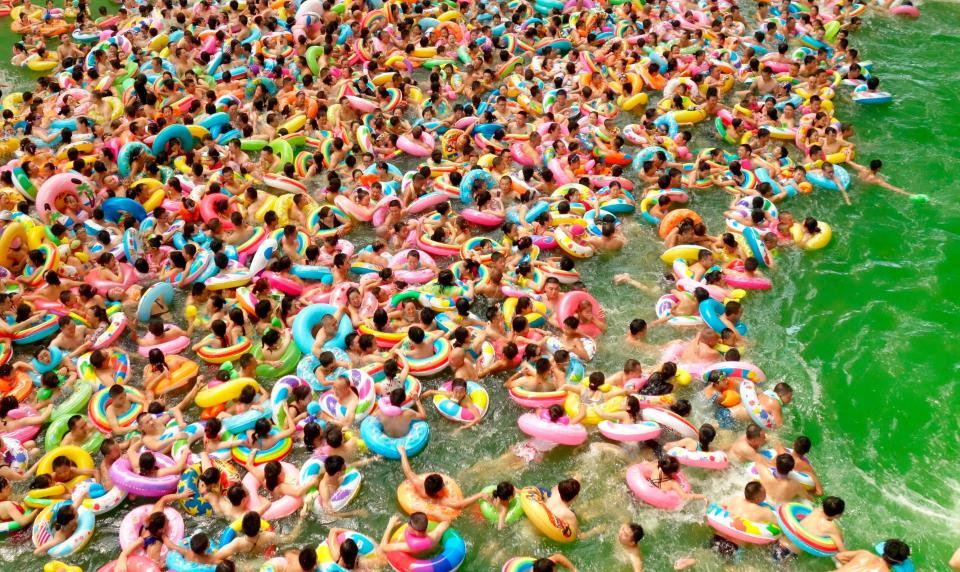
#> input picture Crop Image 1.jpg, 960 x 572 px, found by its file name
$ jupyter execute 'Crop Image Matcher.ipynb'
#> lines starting #> are read from the running program, lines starting #| are printed output that depends on the picture; after the words box and inside, x2 and y2 are one past the last pixel; in counts of white or black regions, pixels touching at a corner belong together
# Finding match of Cropped Template in an Image

[cell 1]
import cv2

## Original Image

[cell 2]
image = cv2.imread('C:\\Users\\DELL\\Desktop\\Crop Image 1.jpg')
#> image is the input picture: shape (572, 960, 3); mean B, G, R 95.4, 135.1, 147.2
cv2.imshow('Given Image', image)
cv2.waitKey(0)
cv2.destroyAllWindows()

## Template Image

[cell 3]
# Finding the template
template = cv2.imread('C:\\Users\\DELL\\Desktop\\Template 3.jpg')
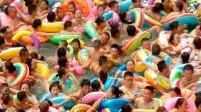
#> input picture Template 3.jpg, 201 x 112 px, found by its file name
#> template is the input picture: shape (112, 201, 3); mean B, G, R 96, 123.2, 158.8
#template = cv2.imread('C:\\Users\\DELL\\Desktop\\Template 2.jpg')
cv2.imshow('Template to match ', template)
cv2.waitKey(0)
cv2.destroyAllWindows()

[cell 4]
height, width = template.shape[:2]
#> height = 112; width = 201

print ('Height of Template Image : ', height)
#| Height of Template Image :  112
print ('Width of Template Image  : ', width )
#| Width of Template Image  :  201

# 1 TM_CCOEFF

[cell 5]
gray_image = cv2.cvtColor(image, cv2.COLOR_BGR2GRAY)
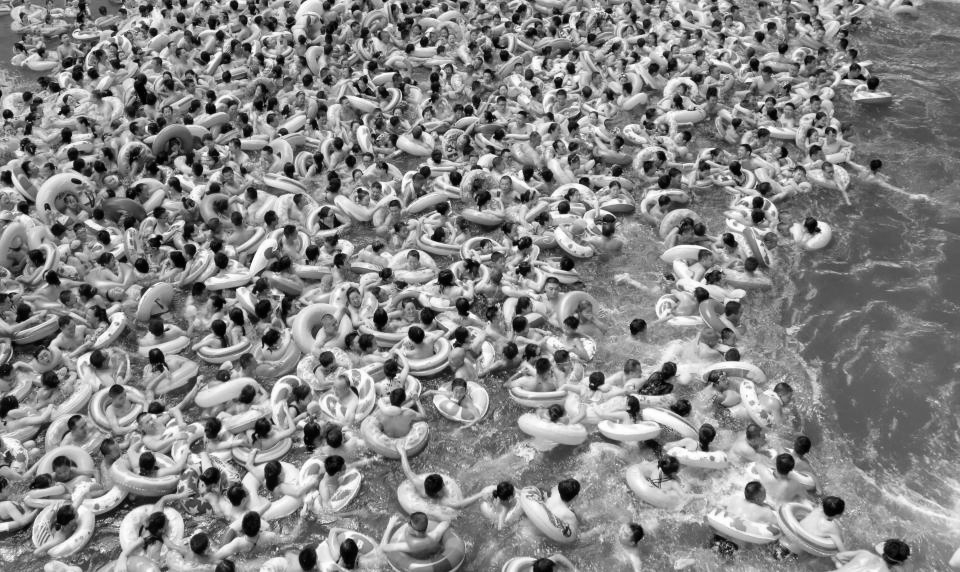
#> gray_image: shape (572, 960); min 0, max 255, mean 134.2
gray_template = cv2.cvtColor(template.copy(), cv2.COLOR_BGR2GRAY)
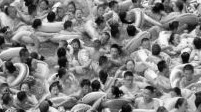
#> gray_template: shape (112, 201); min 1, max 255, mean 130.8

result = cv2.matchTemplate(gray_image, gray_template, cv2.TM_CCOEFF)
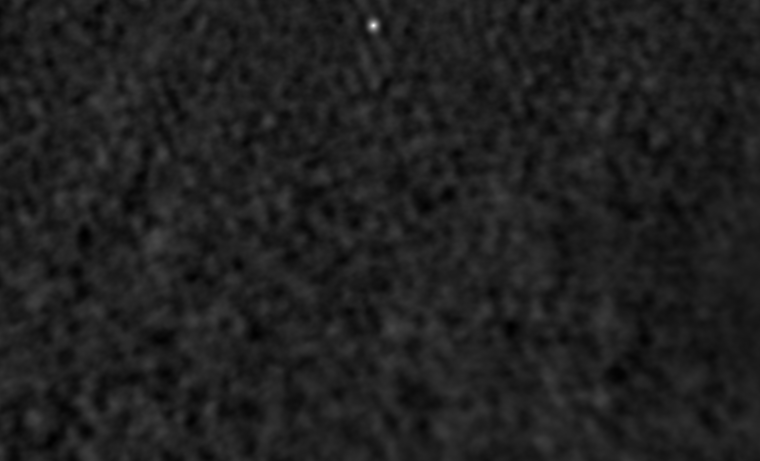
#> result: shape (461, 760) float32; min -11067336, max 76204792, mean -68541.2; drawn with min black and max white
min_val, max_val, min_loc, max_loc = cv2.minMaxLoc(result)
#> min_val = -11067336; max_val = 76204792; min_loc = (511, 327); max_loc = (373, 25)

print ('RESULT : \n', result)
#> (printed output is left out)

print ('\nmin_loc : ', min_loc )
#| min_loc :  (511, 327)
print ('max_loc : ', max_loc )
#| max_loc :  (373, 25)

top_left_coordinates = max_loc
#> top_left_coordinates = (373, 25)
bottom_right_coordinates = (top_left_coordinates[0] + 201, top_left_coordinates[1] + 112)
#> bottom_right_coordinates = (574, 137)
cv2.rectangle(image, top_left_coordinates, bottom_right_coordinates, (0,0,255), 4)
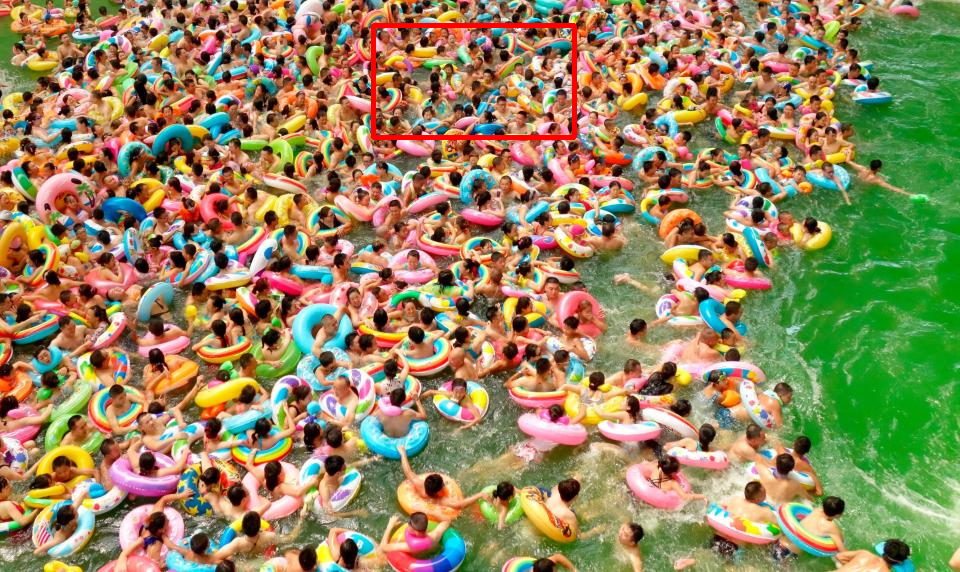
#> image: shape (572, 960, 3); 0.57% of pixels changed, all inside (x1, y1, x2, y2) = (371, 23, 577, 140)

cv2.imshow('Finding match using TM_CCOEFF', image)
cv2.waitKey(0)
cv2.destroyAllWindows()

# 2 TM_CCOEFF_NORMED

[cell 6]
gray_image = cv2.cvtColor(image, cv2.COLOR_BGR2GRAY)
gray_template = cv2.cvtColor(template.copy(), cv2.COLOR_BGR2GRAY)

result = cv2.matchTemplate(gray_image, gray_template, cv2.TM_CCOEFF_NORMED)
min_val, max_val, min_loc, max_loc = cv2.minMaxLoc(result)
#> min_val = -0.139; max_val = 0.929

print ('RESULT : \n', result)
#> (printed output is left out)

print ('\nmin_loc : ', min_loc )
#| min_loc :  (511, 327)
print ('max_loc : ', max_loc )
#| max_loc :  (373, 25)

top_left_coordinates = max_loc
bottom_right_coordinates = (top_left_coordinates[0] + 201, top_left_coordinates[1] + 112)
cv2.rectangle(image, top_left_coordinates, bottom_right_coordinates, (0,0,255), 4)

cv2.imshow('Finding match using TM_CCOEFF_NORMED', image)
cv2.waitKey(0)
cv2.destroyAllWindows()

# 3 TM_CCORR

[cell 7]
gray_image = cv2.cvtColor(image, cv2.COLOR_BGR2GRAY)
gray_template = cv2.cvtColor(template.copy(), cv2.COLOR_BGR2GRAY)

result = cv2.matchTemplate(gray_image, gray_template, cv2.TM_CCORR)
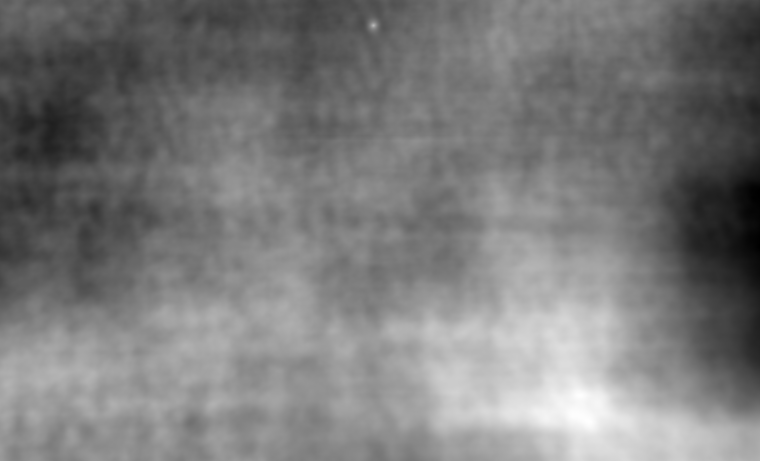
#> result: shape (461, 760) float32; min 314271104, max 493778240, mean 401026240; drawn with min black and max white
min_val, max_val, min_loc, max_loc = cv2.minMaxLoc(result)
#> min_val = 314271104; max_val = 493778240; min_loc = (759, 192); max_loc = (588, 421)

print ('RESULT : \n', result)
#> (printed output is left out)

print ('\nmin_loc : ', min_loc )
#| min_loc :  (759, 192)
print ('max_loc : ', max_loc )
#| max_loc :  (588, 421)

top_left_coordinates = max_loc
#> top_left_coordinates = (588, 421)
bottom_right_coordinates = (top_left_coordinates[0] + 201, top_left_coordinates[1] + 112)
#> bottom_right_coordinates = (789, 533)
cv2.rectangle(image, top_left_coordinates, bottom_right_coordinates, (255,0,0), 4)
#> image: shape (572, 960, 3); 0.57% of pixels changed, all inside (x1, y1, x2, y2) = (586, 419, 792, 536)

cv2.imshow('Finding match using TM_CCORR', image)
cv2.waitKey(0)
cv2.destroyAllWindows()

# 4 TM_CCORR_NORMED

[cell 8]
gray_image = cv2.cvtColor(image, cv2.COLOR_BGR2GRAY)
gray_template = cv2.cvtColor(template.copy(), cv2.COLOR_BGR2GRAY)

result = cv2.matchTemplate(gray_image, gray_template, cv2.TM_CCORR_NORMED)
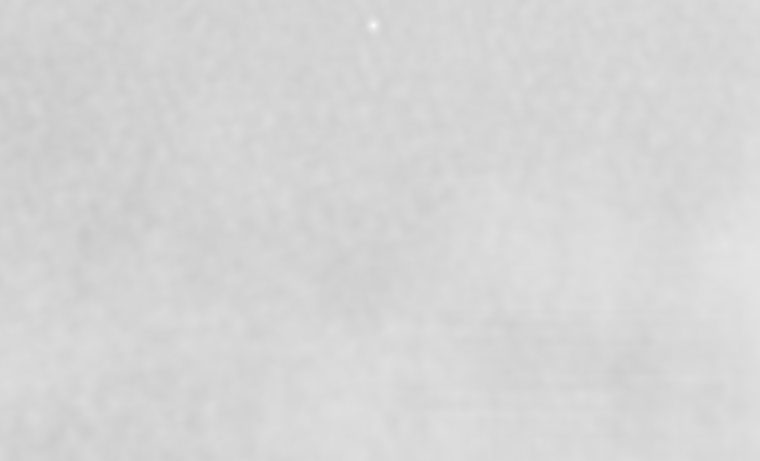
#> result: shape (461, 760) float32; min 0.79, max 0.988, mean 0.839
min_val, max_val, min_loc, max_loc = cv2.minMaxLoc(result)
#> min_val = 0.79; max_val = 0.988; min_loc = (85, 234); max_loc = (373, 25)

print ('RESULT : \n', result)
#> (printed output is left out)

print ('\nmin_loc : ', min_loc )
#| min_loc :  (85, 234)
print ('max_loc : ', max_loc )
#| max_loc :  (373, 25)

top_left_coordinates = max_loc
#> top_left_coordinates = (373, 25)
bottom_right_coordinates = (top_left_coordinates[0] + 201, top_left_coordinates[1] + 112)
#> bottom_right_coordinates = (574, 137)
cv2.rectangle(image, top_left_coordinates, bottom_right_coordinates, (255,0,0), 4)
#> image: shape (572, 960, 3); mean B, G, R 97.1, 133.5, 145.3

cv2.imshow('Finding match using TM_CCORR_NORMED', image)
cv2.waitKey(0)
cv2.destroyAllWindows()

# 5 TM_SQDIFF

[cell 9]
gray_image = cv2.cvtColor(image, cv2.COLOR_BGR2GRAY)
gray_template = cv2.cvtColor(template.copy(), cv2.COLOR_BGR2GRAY)

result = cv2.matchTemplate(gray_image, gray_template, cv2.TM_SQDIFF)
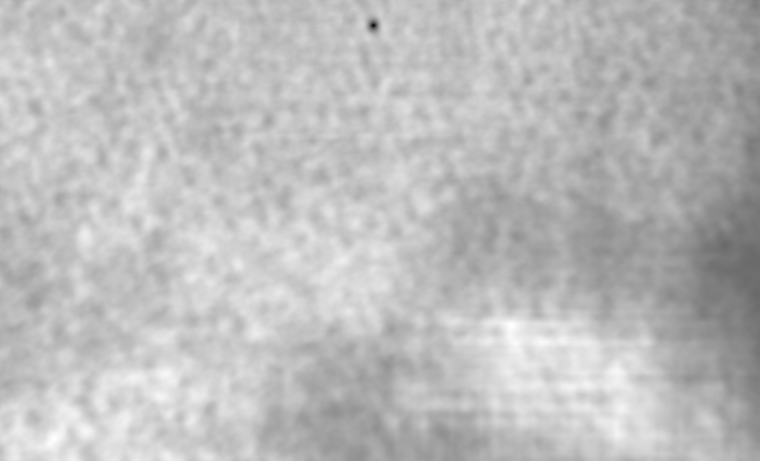
#> result: shape (461, 760) float32; min 22512032, max 202963840, mean 156099920; drawn with min black and max white
min_val, max_val, min_loc, max_loc = cv2.minMaxLoc(result)
#> min_val = 22512032; max_val = 202963840; min_loc = (373, 25); max_loc = (510, 324)

print ('RESULT : \n', result)
#> (printed output is left out)

print ('\nmin_loc : ', min_loc )
#| min_loc :  (373, 25)
print ('max_loc : ', max_loc )
#| max_loc :  (510, 324)

top_left_coordinates = max_loc
#> top_left_coordinates = (510, 324)
bottom_right_coordinates = (top_left_coordinates[0] + 201, top_left_coordinates[1] + 112)
#> bottom_right_coordinates = (711, 436)
cv2.rectangle(image, top_left_coordinates, bottom_right_coordinates, (255,255,255), 4)
#> image: shape (572, 960, 3); mean B, G, R 97.9, 134.3, 145.9

cv2.imshow('Finding match using TM_SQDIFF', image)
cv2.waitKey(0)
cv2.destroyAllWindows()

# 6  TM_SQDIFF_NORM

[cell 10]
gray_image = cv2.cvtColor(image, cv2.COLOR_BGR2GRAY)
gray_template = cv2.cvtColor(template.copy(), cv2.COLOR_BGR2GRAY)

result = cv2.matchTemplate(gray_image, gray_template, cv2.TM_SQDIFF_NORMED)
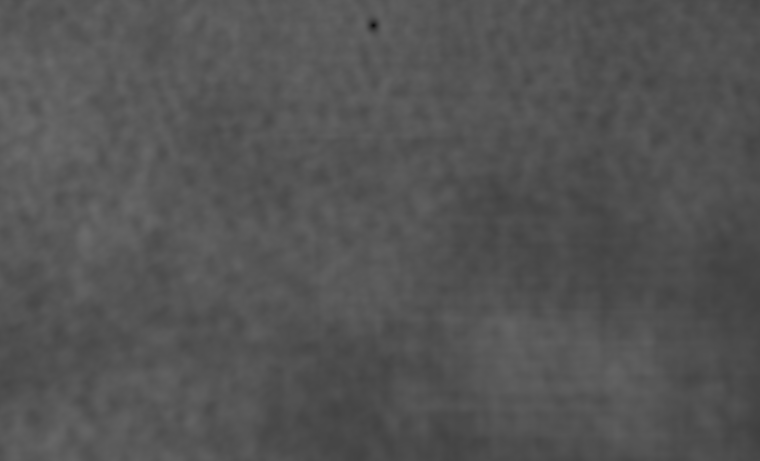
#> result: shape (461, 760) float32; min 0.0505, max 0.421, mean 0.331
min_val, max_val, min_loc, max_loc = cv2.minMaxLoc(result)
#> min_val = 0.0505; max_val = 0.421; max_loc = (85, 234)

print ('RESULT : \n', result)
#> (printed output is left out)

print ('\nmin_loc : ', min_loc )
#| min_loc :  (373, 25)
print ('max_loc : ', max_loc )
#| max_loc :  (85, 234)

top_left_coordinates = max_loc
#> top_left_coordinates = (85, 234)
bottom_right_coordinates = (top_left_coordinates[0] + 201, top_left_coordinates[1] + 112)
#> bottom_right_coordinates = (286, 346)
cv2.rectangle(image, top_left_coordinates, bottom_right_coordinates, (255,255,255), 4)
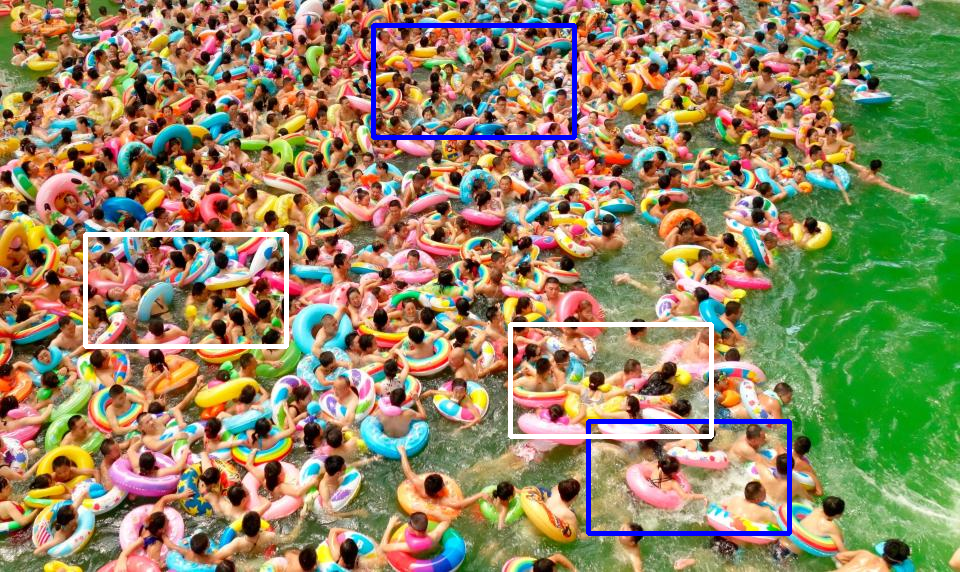
#> image: shape (572, 960, 3); mean B, G, R 98.8, 135.1, 146.4

cv2.imshow('Finding match using TM_SQDIFF_NORMED', image)
cv2.waitKey(0)
cv2.destroyAllWindows()
